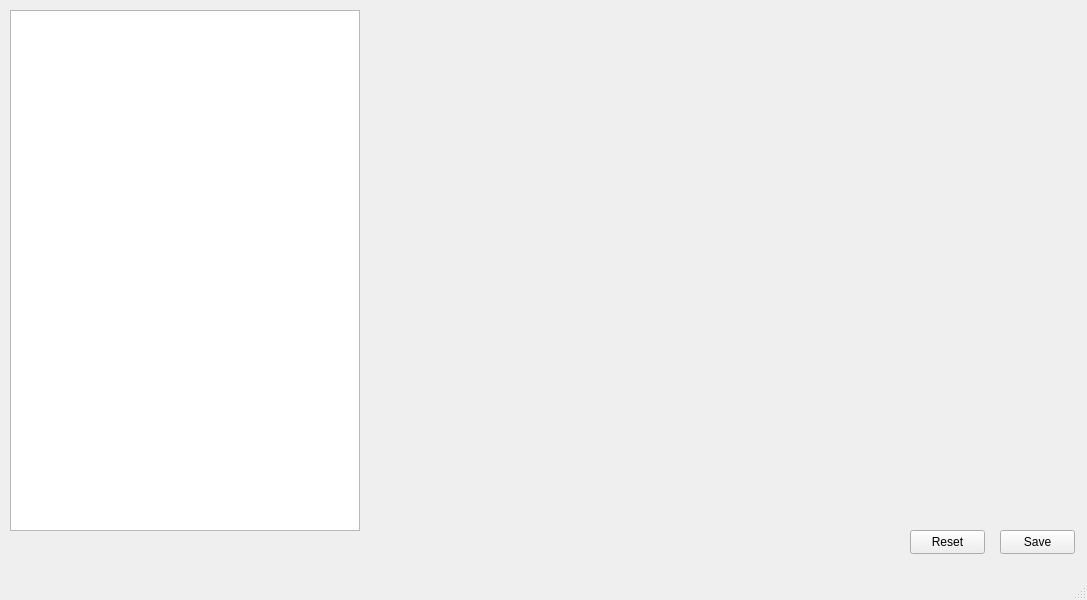
<?xml version="1.0" encoding="UTF-8"?>
<ui version="4.0">
 <class>MainWindow</class>
 <widget class="QMainWindow" name="MainWindow">
  <property name="geometry">
   <rect>
    <x>0</x>
    <y>0</y>
    <width>1087</width>
    <height>600</height>
   </rect>
  </property>
  <property name="windowTitle">
   <string>MainWindow</string>
  </property>
  <widget class="QWidget" name="centralwidget">
   <widget class="QTreeView" name="fileView">
    <property name="geometry">
     <rect>
      <x>10</x>
      <y>10</y>
      <width>350</width>
      <height>521</height>
     </rect>
    </property>
   </widget>
   <widget class="QWidget" name="verticalLayoutWidget">
    <property name="geometry">
     <rect>
      <x>369</x>
      <y>9</y>
      <width>711</width>
      <height>521</height>
     </rect>
    </property>
    <layout class="QVBoxLayout" name="verticalLayout"/>
   </widget>
   <widget class="QPushButton" name="saveButton">
    <property name="geometry">
     <rect>
      <x>1000</x>
      <y>530</y>
      <width>75</width>
      <height>24</height>
     </rect>
    </property>
    <property name="toolTip">
     <string>Save all changes and write them to the opened GECCCOS project</string>
    </property>
    <property name="text">
     <string>Save</string>
    </property>
   </widget>
   <widget class="QPushButton" name="pushButton">
    <property name="geometry">
     <rect>
      <x>910</x>
      <y>530</y>
      <width>75</width>
      <height>24</height>
     </rect>
    </property>
    <property name="toolTip">
     <string>Reset all changes by reopening the selected GECCCOS project</string>
    </property>
    <property name="text">
     <string>Reset</string>
    </property>
   </widget>
  </widget>
  <widget class="QMenuBar" name="menubar">
   <property name="geometry">
    <rect>
     <x>0</x>
     <y>0</y>
     <width>1087</width>
     <height>22</height>
    </rect>
   </property>
  </widget>
  <widget class="QStatusBar" name="statusbar"/>
 </widget>
 <resources/>
 <connections/>
</ui>
